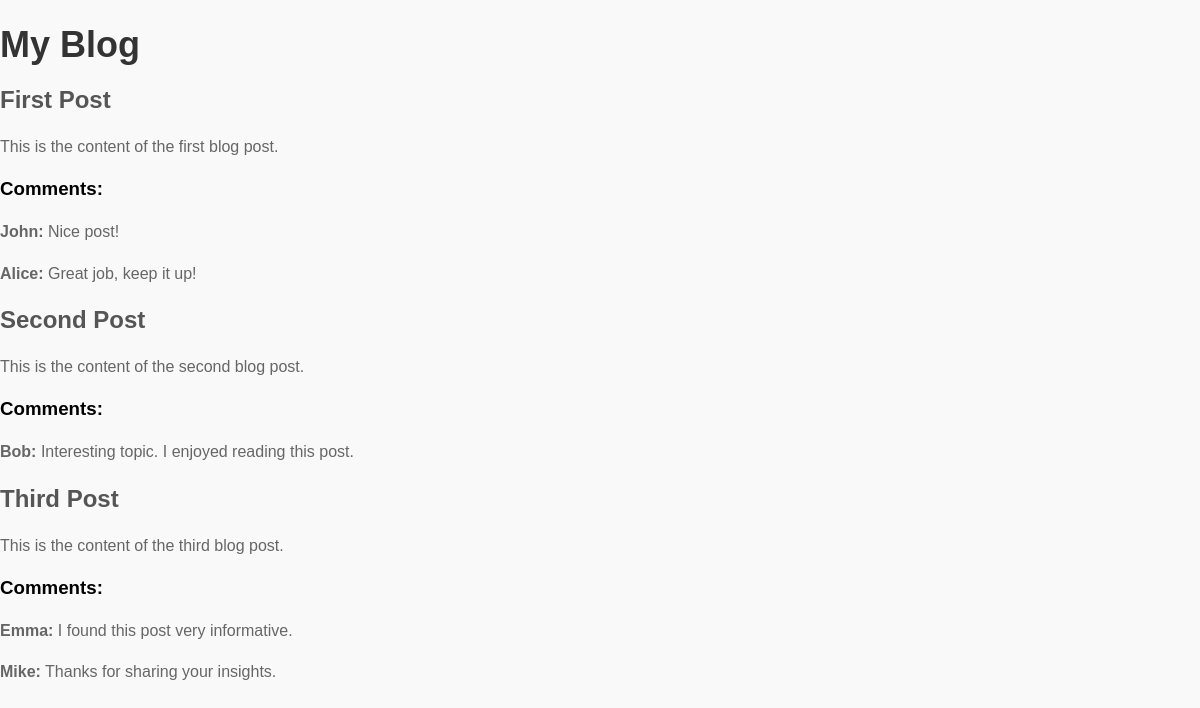
The page / on the database its author committed.
### tables this page shows
CREATE TABLE IF NOT EXISTS posts (
    post_id INT AUTO_INCREMENT PRIMARY KEY,
    title VARCHAR(255) NOT NULL,
    content TEXT NOT NULL,
    created_at TIMESTAMP DEFAULT CURRENT_TIMESTAMP
);

CREATE TABLE IF NOT EXISTS comments (
    comment_id INT AUTO_INCREMENT PRIMARY KEY,
    post_id INT,
    commenter_name VARCHAR(100) NOT NULL,
    comment_content TEXT NOT NULL,
    created_at TIMESTAMP DEFAULT CURRENT_TIMESTAMP,
    FOREIGN KEY (post_id) REFERENCES posts(post_id) ON DELETE CASCADE
);

### index.php (the view, shortened to what this page needs)
<!DOCTYPE html>
<html lang="en">
<head>
    <link rel="stylesheet" href="style.css">
</head>
<body>
    <h1>My Blog</h1>
    <?php
    require_once "db_connect.php";
    $sql_posts = "SELECT * FROM posts";
    $result_posts = $conn->query($sql_posts);
    if ($result_posts->num_rows > 0) {
        while($row = $result_posts->fetch_assoc()) {
            echo "<h2>" . $row["title"] . "</h2>";
            echo "<p>" . $row["content"] . "</p>";
            $post_id = $row["post_id"];
            $sql_comments = "SELECT * FROM comments WHERE post_id = $post_id";
            $result_comments = $conn->query($sql_comments);
            if ($result_comments->num_rows > 0) {
                echo "<h3>Comments:</h3>";
                while($comment = $result_comments->fetch_assoc()) {
                    echo "<p><strong>" . $comment["commenter_name"] . ":</strong> " . $comment["comment_content"] . "</p>";
                }
            } else {
                echo "<p>No comments yet.</p>";
            }
        }
    } else {
        echo "<p>No posts found.</p>";
    }
    ?>
</body>
</html>

### style.css (style rules this page uses)
body { font-family: Arial, sans-serif; margin: 0; padding: 0; background-color: #f9f9f9; }
h1 { color: #333; margin-bottom: 20px; font-size: 36px; }
h2 { color: #555; margin-top: 20px; }
p { color: #666; line-height: 1.6; }

### rows shown on the page
posts: title "First Post", content "This is the content of the first blog post."
comments: commenter_name "John", comment_content "Nice post!"
comments: commenter_name "Alice", comment_content "Great job, keep it up!"
posts: title "Second Post", content "This is the content of the second blog post."
comments: commenter_name "Bob", comment_content "Interesting topic. I enjoyed reading this post."
posts: title "Third Post", content "This is the content of the third blog post."
comments: commenter_name "Emma", comment_content "I found this post very informative."
comments: commenter_name "Mike", comment_content "Thanks for sharing your insights."
